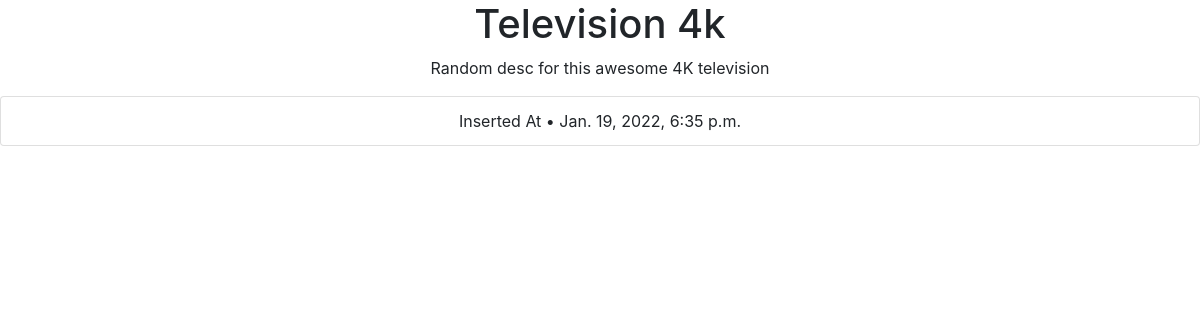
/products/product/television-4k-1642617305148952, run on the app's committed database.
### products/models.py (models this page shows, shortened)
class ProductsModel(models.Model):
	name = models.CharField(max_length=50)
	description = models.CharField(max_length=200)
	slug = models.SlugField(unique=True, blank=True, null=True)
	date_inserted = models.DateTimeField(auto_now_add=True)
	total_sells = models.IntegerField(default=0)
	objects = models.Manager()
	ab_ob = ProductManager()
	class Meta:
		verbose_name = 'Products'
		verbose_name_plural = 'Product'

### products/views.py (the view)
# urls.py: path('product/<slug>', views.ProductDetailView.as_view(), name="detail"),
class ProductDetailView(DetailView):
	model = models.ProductsModel
	template_name = 'products/detail.html'
	context_object_name = 'product'
	slug_url_kwarg = 'slug'

### products/templates/products/detail.html (shortened to what this page needs)
{% extends 'base.html' %}
{% block content %}
<div class="text-content" style="text-align: center;">
	<h1 style="word-wrap: break-word;">{{ product.name }}</h1>
    <p>
    {{ product.description }}</p>
	<ul class="list-group">
		<li class="list-group-item">Inserted At • {{ product.date_inserted }}</li>
	</ul>
</div>
{% endblock %}

### templates/static/assets/css/style.css (style rules this page uses)
:root { --primary-color: rgb(17, 86, 102); --primary-color-darker: rgb(9, 48, 56); }

### data on the page
ProductsModel: name "Television 4k", description "Random desc for this awesome 4K television", date_inserted "Jan. 19, 2022, 6:35 p.m."
